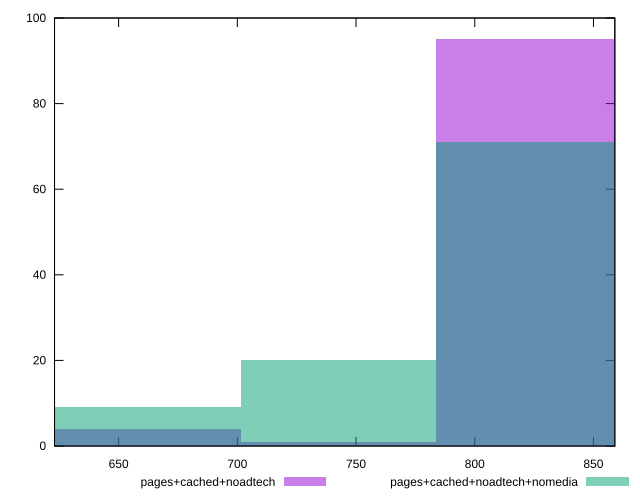

Recreate this plot in gnuplot.
reset

$pagesCachedNoadtech <<EOF
825.1210701785111 95
660.0968561428089 4
742.60896316066 1
EOF

$pagesCachedNoadtechNomedia <<EOF
825.1210701785111 71
742.60896316066 20
660.0968561428089 9
EOF

set key outside below
set boxwidth 82.51210701785111
set xrange [623:859]
set yrange [0:100]
set trange [0:100]
set style fill transparent solid 0.5 noborder
set terminal svg size 640, 500 enhanced background rgb 'white'
set output "report_00022_2021-02-20T12:08:46.964Z/render-blocking-resources/comparison/histogram/2_vs_3.svg"

plot $pagesCachedNoadtech title "pages+cached+noadtech" with boxes, \
     $pagesCachedNoadtechNomedia title "pages+cached+noadtech+nomedia" with boxes

reset
